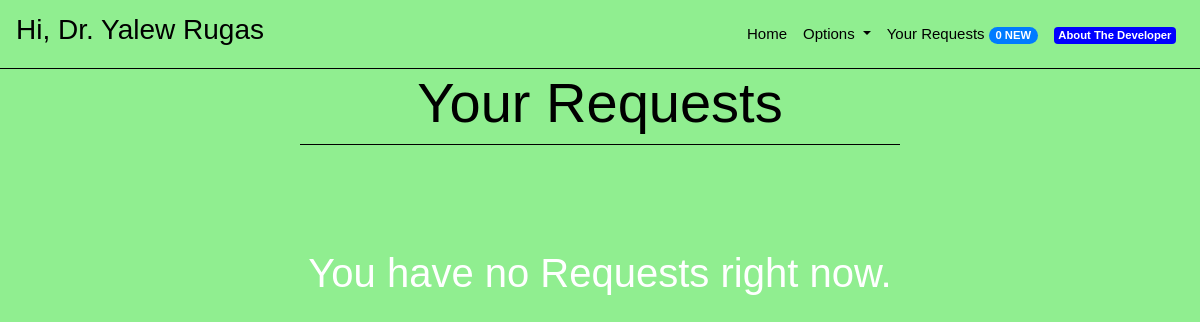
The app's page /requests (signed in), older data.
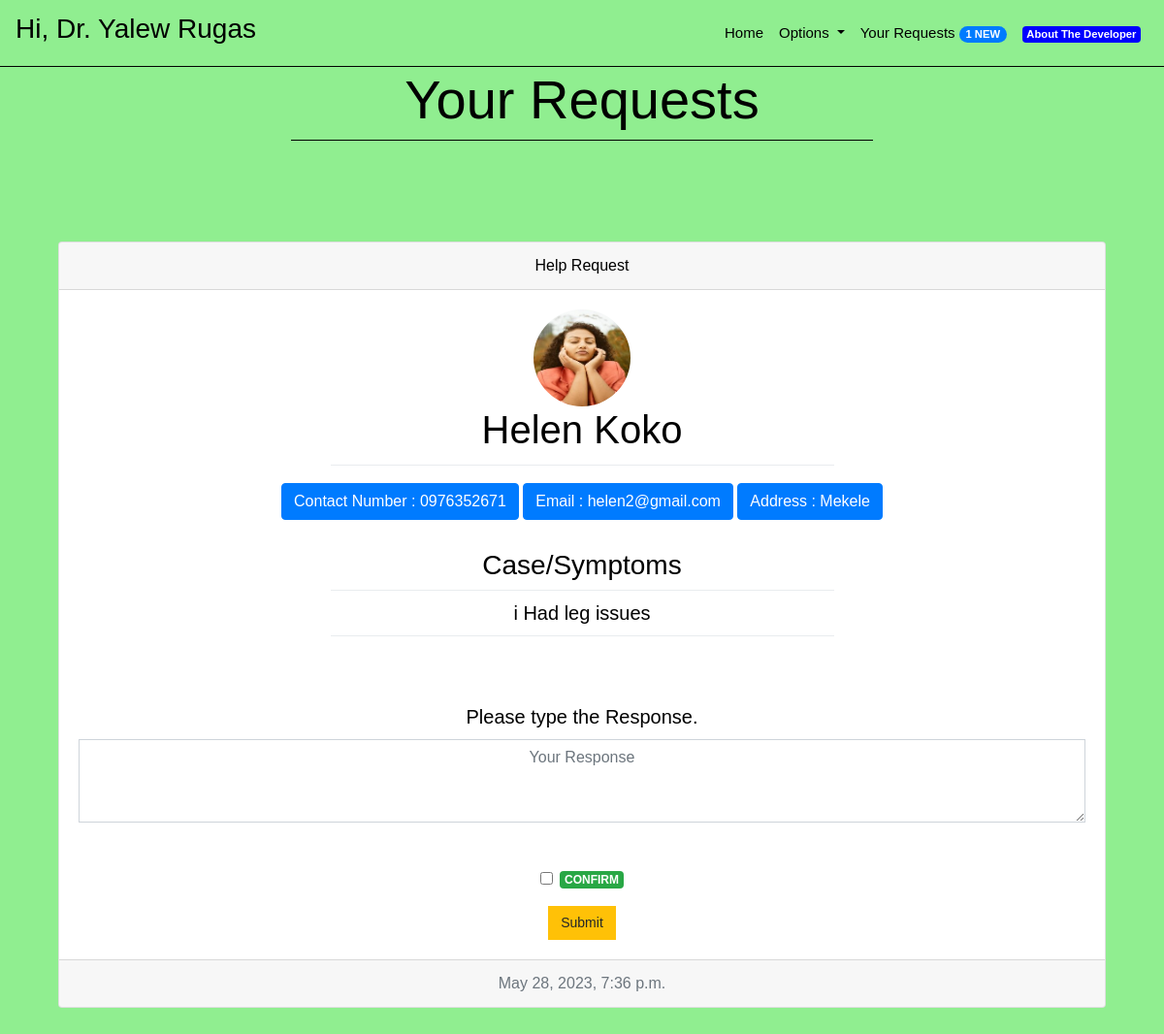
The same page, newer data.
### core/models.py (models this page shows, shortened)
class Doctor(models.Model):
    name = models.CharField(max_length = 30)
    address = models.CharField(max_length = 100)
    contactNumber = models.CharField(unique = True, max_length = 10)
    email = models.EmailField(unique = True, max_length = 255)
    specialization = models.CharField(max_length = 100)
    passwordHash = models.CharField(max_length = 64)
    emailHash = models.CharField(max_length = 64)
    image = models.ImageField(upload_to='profile_images/', default='profile_images/default.jpg')

class Assistance(models.Model):
    assistanceText = models.CharField(max_length = 2000, default = "")
    doctor = models.ForeignKey(Doctor, related_name = "doctorRecords", on_delete = models.CASCADE)
    patient = models.ForeignKey(Patient, related_name = "patientRecords", on_delete = models.CASCADE)
    timestamp = models.DateTimeField(auto_now_add = True)
    isNew = models.BooleanField(default = True)
    isCompleted = models.BooleanField(default = False)
    symptoms = models.CharField(max_length = 2000)

class Patient(models.Model):
    name = models.CharField(max_length = 30)
    address = models.CharField(max_length = 100)
    contactNumber = models.CharField(max_length = 10)
    email = models.EmailField(unique = True, max_length = 255)
    userId = models.CharField(unique = True, max_length = 8)
    passwordHash = models.CharField(max_length = 64)
    emailHash = models.CharField(max_length = 64)
    image = models.ImageField(upload_to='profile_images/', default='profile_images/default.jpg')

### core/views.py (the view)
# urls.py: path('requests', views.requests, name = "requests"),
def requests(request):
    doctor = Doctor.objects.get(emailHash = request.session['userEmail'])
    records = doctor.doctorRecords.all()
    numberNewPendingAssistances = doctor.doctorRecords.aggregate(newPendingAssistances = Count('pk', filter =( Q(isNew = True) & Q(isCompleted = False) ) ))['newPendingAssistances']
    request.session['numberNewAssistances'] = numberNewPendingAssistances
    context = {
        "message" : "Successfully Logged In.",
        "isAuthenticated" : True,
        "user": records.order_by('-timestamp')
    }
    response = render(request,"core/userDoctorRequestPortal.html", context)
    return responseHeadersModifier(response)

### core/views.py (called while the page is built)
def responseHeadersModifier(response):
    response["Cache-Control"] = "no-cache, no-store, must-revalidate"
    response["Pragma"] = "no-cache"
    response["Expires"] = "0"
    return response

### core/templates/core/userDoctorRequestPortal.html (shortened to what this page needs)
{% extends "core/base.html" %}
{% block bodytag %}
{% load static %}
<body background="{% static 'core/images/back.png' %}" style="background-size: auto auto;">
    {% endblock %}
    {% block body %}
    <h1 style="text-align:center;color:black" class="display-4">
        Your Requests
    </h1>
    <li class="dropdown-divider" style="margin-left:25%;margin-right:25%;border-color:black"></li>
    <br>
    <br>
    <br>
    <br>
    {% for Assistance in user %}
    {% if not Assistance.isCompleted %}
    <form action="{% url 'onlinehelp' %}" method="post">
        <div class="card text-center" style="margin-left:5%;margin-right:5%;">
            <div class="card-header">Help Request</div>
            <div class="card-body">
                <img class="patient-image" src="{{ Assistance.patient.image.url }}" alt="Patient ID">
                <h1 class="card-title">
                    {{ Assistance.patient.name }}
                </h1>
                <li class=" dropdown-divider" style="margin-left:25%;margin-right:25%"></li>
                <a href="#" class="btn btn-primary" style="margin-top:1%">Contact Number : {{ Assistance.patient.contactNumber }}</a>
                <a href="#" class="btn btn-primary" style="margin-top:1%">Email : {{ Assistance.patient.email }}</a>
                <a href="#" class="btn btn-primary" style="margin-top:1%">Address : {{ Assistance.patient.address }}</a>
                <div class="card-text lead">
                    <br>
                    <span>
                        <h3>Case/Symptoms</h3>
                        <li class=" dropdown-divider" style="margin-left:25%;margin-right:25%"></li>
                    </span>
                    {{ Assistance.symptoms }}
                    <li class=" dropdown-divider" style="margin-left:25%;margin-right:25%"></li>
                    <br>
                    <br>
                    <div class="form-group">
                        <label for="exampleFormControlTextarea1">Please type the Response.</label>
                        <textarea name="Assistance" style="text-align:center" class="form-control" id="exampleFormControlTextarea1" rows="3" placeholder="Your Response"></textarea>
                    </div>
                    <br>
                </div>
                <div class="form-group form-check">
                    <input type="checkbox" class="form-check-input" id="exampleCheck1">
                    <label class="form-check-label" for="exampleCheck1"><span class="badge badge-success">CONFIRM</span></label>
                </div>
                <button type="submit" class="btn btn-warning" style="margin-left:10%;margin-right:10%"">Submit</button><br>
            </div>
            <div class="card-footer text-muted">
                {{ Assistance.timestamp }}
            </div>
        </div>
    </form>
    <br>
    {% endif %}
    {% empty %}
    <h1 style="text-align:center;color:white">
        You have no Requests right now.
    </h1>
    {% endfor %}
    <br>
    <br>
    {% endblock %}

### core/templates/core/base.html (shortened to what this page needs)
{% load static %}
<!doctype html>
<html lang="en">
<head>
    <link rel="stylesheet" href="https://stackpath.bootstrapcdn.com/bootstrap/4.2.1/css/bootstrap.min.css">
    <link rel="stylesheet" href="{% static 'core/css/style.css' %}">
    <link rel="stylesheet" href="{% static 'core/css/aboutstyle.css' %}">
    <link rel="stylesheet" href="{% static 'core/css/responsive.css' %}">
    <link rel="stylesheet" href="https://cdnjs.cloudflare.com/ajax/libs/font-awesome/4.7.0/css/font-awesome.min.css">
</head>
{% block bodytag %}
{% endblock %}
<nav class="navbar navbar-expand-lg navbar-light bg-transparent">
    {% if request.session.isLoggedIn %}
    <a class="navbar-brand" href="/">
        <h3 style="color:black;text-align:center">Hi,{% if request.session.isDoctor %} Dr.{% endif %} {{ request.session.Name }}</h3>
    </a>
    {% else %}
    <a class="navbar-brand" href="/">
        <h2 style="color:black;text-align:center">Enen</h2>
    </a>
    {% endif %}
    <div class="collapse navbar-collapse" id="navbarSupportedContent">
        <ul class="navbar-nav ml-auto">
            <li class="nav-item active">
                <a class="nav-link" href="{% url 'index' %}" style="color:black">Home </a>
            </li>
            {% if request.session.isLoggedIn %}
            <li class="nav-item dropdown">
                <a class="nav-link dropdown-toggle" style="color:black" href="#" id="navbarDropdown" role="button"
                    data-toggle="dropdown" aria-haspopup="true" aria-expanded="false">
                    Options
                </a>
            </li>
            {% endif %}
            {% if request.session.isLoggedIn %}
            <li class="nav-item">
                <a class="nav-link" href="{% url 'login' %}" style="color:black">Your Requests <span
                        class="badge badge-primary badge-pill">{{ request.session.numberNewAssistances }}
                        NEW</span></a>
            </li>
            {% else %}
            <li class="nav-item">
                <a class="nav-link" href="{% url 'login' %}" style="color:black">Login</a>
            </li>
            {% endif %}
            <li class="nav-item">
                <a class="nav-link" href="{% url 'about' %}" style="color:black"><span style="background-color: blue" class="badge badge-secondary">About The Developer</span></a>
            </li>
        </ul>
    </div>
</nav>
<li class="dropdown-divider" style="margin-top:0px;margin-bottom:0px;border-color:black"></li>
{% block body %}
{% endblock %}
</body>
</html>

### core/static/core/css/style.css (style rules this page uses)
body { font-family: 'Nunito', sans-serif; color: #000000; background-color: #fefefe; overflow-x: hidden; }
.patient-image, .doctor-image { width: 100px; height: 100px; border-radius: 50%; object-fit: cover; display: block; margin: 0 auto; }

### core/static/core/css/aboutstyle.css (style rules this page uses)
* { margin: 0; padding: 0; border: 0; outline: none; }
a { font-family: 'Quicksand', sans-serif; font-size: 15px; color: #555555; }
img { max-width: 100%; height: auto; }
button { font-family: 'Poppins', sans-serif; font-size: 14px !important; border-radius: 0 !important; }
input, textarea, .form-control, select { border-radius: 0 !important; font-family: 'Quicksand', sans-serif; }

Row changes from the older to the newer data that the page shows:
added Assistance: patient.image (picture), patient.name "Helen Koko", patient.contactNumber "0976352671", patient.email "helen2@gmail.com", patient.address "Mekele", symptoms "i Had leg issues", timestamp "May 28, 2023, 7:36 p.m."
Text that changed along with them:
{{ request.session.numberNewAssistances }}: "0" → "1"
text no longer shown: "You have no Requests right now."
